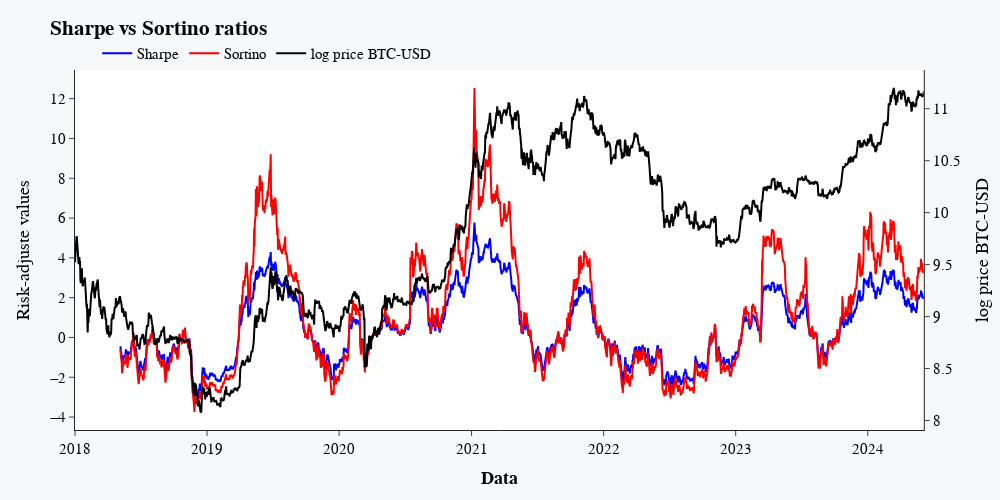

The notebook cell saved with this chart:
### Markdown cell above
With such a high correlation, would it be possible to gain any insight by comparing the two risk indicators?

### Code cell
fig = make_subplots(specs = [[{"secondary_y": True}]])

fig.add_trace(go.Scatter(x = sharpe_qs.index, y = sharpe_qs,
                         name = 'Sharpe', line = dict(color = 'blue', width = 2)),
              secondary_y = False)

fig.add_trace(go.Scatter(x = sortino_qs.index, y = sortino_qs,
                         name = 'Sortino', line = dict(color = 'red', width = 2)),
              secondary_y = False)

fig.add_trace(go.Scatter(x = df_btc.index, y = np.log(df_btc['Close']),
                         name = 'log price BTC-USD', line = dict(color = 'black', width = 2)),
              secondary_y = True)

fig.update_yaxes(title_text = 'Risk-adjuste values', secondary_y = False)
fig.update_yaxes(title_text = 'log price BTC-USD', secondary_y = True)
fig.update_layout(title='<b>Sharpe vs Sortino ratios', xaxis_title="<b>Data", legend_title="",
                  font=dict(family="Arial, Arial, Arial",size=15,color="black"), template = 'simple_white', paper_bgcolor="#f7f8fa",
                  margin=dict(l=75, r=20, t=70, b=70), legend=dict(orientation="h",yanchor="bottom",y=1,xanchor="right",x=0.4),
                  width=1000,height=500)

### Figure 1 — Plotly figure (JSON) as saved in the notebook; plotly's stock layout.template omitted (floating-point values rounded to 4 significant figures; data arrays with more than 128 entries replaced by an {"elided": "..."} marker saying what was removed)
{"data": [{"line": {"color": "blue", "width": 2}, "name": "Sharpe", "type": "scatter", "x": {"elided": "2347 str values"}, "xaxis": "x", "y": {"elided": "2347 float values"}, "yaxis": "y"}, {"line": {"color": "red", "width": 2}, "name": "Sortino", "type": "scatter", "x": {"elided": "2347 str values"}, "xaxis": "x", "y": {"elided": "2347 float values"}, "yaxis": "y"}, {"line": {"color": "black", "width": 2}, "name": "log price BTC-USD", "type": "scatter", "x": {"elided": "2347 str values"}, "xaxis": "x", "y": {"elided": "2347 float values"}, "yaxis": "y2"}], "layout": {"font": {"color": "black", "family": "Arial, Arial, Arial", "size": 15}, "height": 500, "legend": {"orientation": "h", "title": {"text": ""}, "x": 0.4, "xanchor": "right", "y": 1, "yanchor": "bottom"}, "margin": {"b": 70, "l": 75, "r": 20, "t": 70}, "paper_bgcolor": "#f7f8fa", "title": {"text": "<b>Sharpe vs Sortino ratios"}, "width": 1000, "xaxis": {"anchor": "y", "domain": [0, 0.94], "title": {"text": "<b>Data"}}, "yaxis": {"anchor": "x", "domain": [0, 1], "title": {"text": "Risk-adjuste values"}}, "yaxis2": {"anchor": "x", "overlaying": "y", "side": "right", "title": {"text": "log price BTC-USD"}}}}
